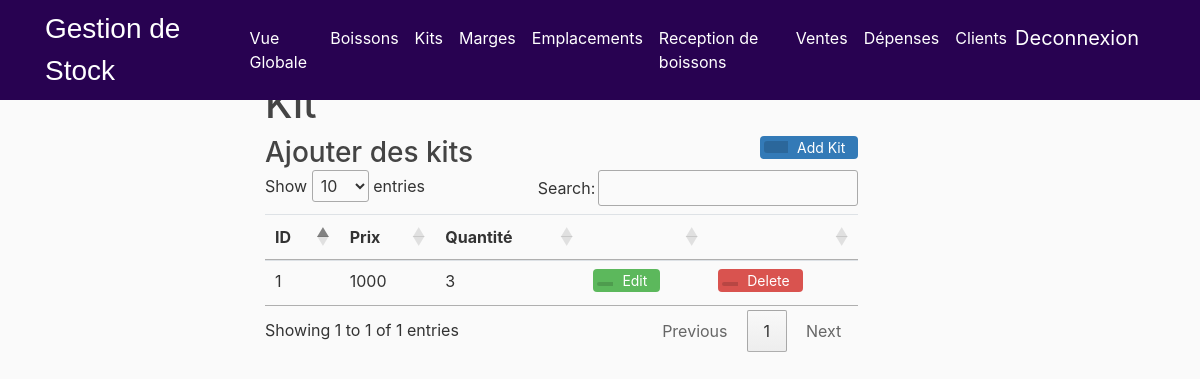
/Kit (signed in), run on the app's committed database.
### flaskinventory/models.py (models this page shows, shortened)
class Kit(db.Model):
    db.__tablename__ = 'kit'
    id = db.Column(db.Integer, primary_key=True)
    price = db.Column(db.Integer, nullable=False)
    qty = db.Column(db.Integer, nullable=False)

### flaskinventory/routes.py (the view, shortened to what this page needs)
@app.route("/Kit", methods=['GET', 'POST'])
@login_required
def kit():
    addkitform = addkit()
    editkitform = editkit()
    kits = Kit.query.all()
    exists = bool(kits)
    print("Edit submitted", editkitform.is_submitted())
    print("Add submitted", addkitform.is_submitted())
    if exists == False and request.method == 'GET':
        flash(f'Kit of products  to view', 'info')
    return render_template('kit.html', title='Kits', form=addkitform, kits=kits, eform=editkitform)

### flaskinventory/forms.py
class addkit(FlaskForm):
    qty = IntegerField('Qte', validators=[DataRequired()])
    price = IntegerField('Prix', validators=[DataRequired()])
    kitsubmit = SubmitField('Save')

class editkit(FlaskForm):
    qty = IntegerField('Qte', validators=[DataRequired()])
    price = IntegerField('Prix', validators=[DataRequired()])
    kiteditsubmit = SubmitField('Save Changes')

### flaskinventory/routes.py (called while the page is built)
@login_manager.user_loader
def user_loader(user_id):
    return User.query.get(user_id)

### flaskinventory/templates/kit.html (shortened to what this page needs)
{% extends "overview.html" %}
{% block content %}
<div class="container">
<h1>Kit</h1>
<div >
  <h3 style="display: inline-block;margin:0;"> Ajouter des kits</h3>
  <button type="button" class="btn btn-add" data-toggle="modal" data-target="#exampleModal">
   <span class="btn-icon-add"></span>Add Kit</button>
</div>
<table class="table table-hover" id="example">
<thead>
 <tr>
   <th>ID</th>
   <th>Prix</th>
   <th>Quantité</th>
   <th></th>
   <th></th>
 </tr>
</thead>
<tbody>
  {% for d in kits %}
  <tr>
    <td>{{d.id}}</td>
    <td>{{d.price}}</td>
    <td>{{d.qty}}</td>
   <td>
       <button type="button" class="btn btn-edit" data-toggle="modal" data-target ="#edit{{d.id}}">
       <span class="btn-icon"></span>Edit</button>
   </td>
   <td>
       {% if current_user.admin %}
      <a href="{{ url_for('delete', id = d.id,type ='kit' )}}">
       <button type="button" class="btn btn-delete">
       <span class="btn-icon"></span>Delete</button>
          {% endif %}
   </td>
 </tr>
{% endfor %}
</tbody>
</table>
</div>
{% endblock content %}

### flaskinventory/static/main.css (style rules this page uses)
body { background: #fafafa; color: #333333; margin-top: 5rem; }
h1, h2, h3, h4, h5, h6 { color: #444444; }
a { color: white; }
.btn-icon { position: relative; left: -9px; display: inline-block;padding: 2px 8px; background: rgba(0,0,0,0.15); border-radius: 3px 0 0 3px; color: white; font-size: 14px; }
.btn-icon-add { position: relative; left: -9px; display: inline-block;padding: 6px 12px; background: rgba(0,0,0,0.15); border-radius: 3px 0 0 3px; color: white; font-size: 14px; }
.btn-add { padding-top: 0; padding-bottom: 0; background-color:#337ab7; color: white; font-size: 14px; float: right; }
.btn-edit { padding-top: 0; padding-bottom: 0; background-color: #5cb85c; color: white; font-size: 14px; }
.btn-delete { padding-top: 0; padding-bottom: 0; background-color: #d9534f; color: white; font-size: 14px; }
.btn { margin-bottom:5px;font-size: 14px; }
html { visibility: visible; opacity: 1; }

### flaskinventory/templates/overview.html (style rules this page uses)
html { visibility: hidden;opacity:0; }

### data on the page
Kit: id "1", price "1000", qty "3"
